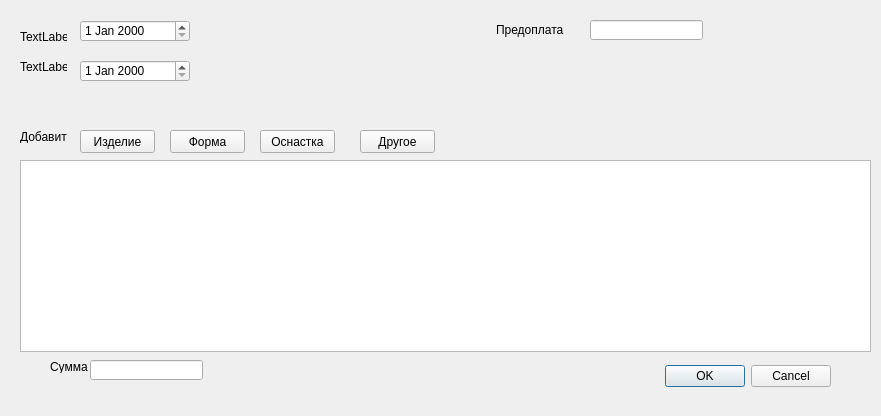
<?xml version="1.0" encoding="UTF-8"?>
<ui version="4.0">
 <class>Dialog</class>
 <widget class="QDialog" name="Dialog">
  <property name="geometry">
   <rect>
    <x>0</x>
    <y>0</y>
    <width>881</width>
    <height>416</height>
   </rect>
  </property>
  <property name="windowTitle">
   <string>Dialog</string>
  </property>
  <widget class="QDialogButtonBox" name="buttonBox">
   <property name="geometry">
    <rect>
     <x>490</x>
     <y>360</y>
     <width>341</width>
     <height>32</height>
    </rect>
   </property>
   <property name="orientation">
    <enum>Qt::Horizontal</enum>
   </property>
   <property name="standardButtons">
    <set>QDialogButtonBox::Cancel|QDialogButtonBox::Ok</set>
   </property>
  </widget>
  <widget class="QTableWidget" name="tableWidget">
   <property name="geometry">
    <rect>
     <x>20</x>
     <y>160</y>
     <width>851</width>
     <height>192</height>
    </rect>
   </property>
  </widget>
  <widget class="QDateEdit" name="dateEdit">
   <property name="geometry">
    <rect>
     <x>80</x>
     <y>20</y>
     <width>110</width>
     <height>22</height>
    </rect>
   </property>
  </widget>
  <widget class="QDateEdit" name="dateEdit_2">
   <property name="geometry">
    <rect>
     <x>80</x>
     <y>60</y>
     <width>110</width>
     <height>22</height>
    </rect>
   </property>
  </widget>
  <widget class="QLabel" name="label">
   <property name="geometry">
    <rect>
     <x>20</x>
     <y>30</y>
     <width>47</width>
     <height>13</height>
    </rect>
   </property>
   <property name="text">
    <string>TextLabel</string>
   </property>
  </widget>
  <widget class="QLabel" name="label_2">
   <property name="geometry">
    <rect>
     <x>20</x>
     <y>60</y>
     <width>47</width>
     <height>13</height>
    </rect>
   </property>
   <property name="text">
    <string>TextLabel</string>
   </property>
  </widget>
  <widget class="QLineEdit" name="lineEdit">
   <property name="geometry">
    <rect>
     <x>90</x>
     <y>360</y>
     <width>113</width>
     <height>20</height>
    </rect>
   </property>
  </widget>
  <widget class="QLabel" name="label_3">
   <property name="geometry">
    <rect>
     <x>50</x>
     <y>360</y>
     <width>47</width>
     <height>13</height>
    </rect>
   </property>
   <property name="text">
    <string>Сумма</string>
   </property>
  </widget>
  <widget class="QLabel" name="label_4">
   <property name="geometry">
    <rect>
     <x>20</x>
     <y>130</y>
     <width>47</width>
     <height>13</height>
    </rect>
   </property>
   <property name="text">
    <string>Добавить</string>
   </property>
  </widget>
  <widget class="QPushButton" name="pushButton">
   <property name="geometry">
    <rect>
     <x>80</x>
     <y>130</y>
     <width>75</width>
     <height>23</height>
    </rect>
   </property>
   <property name="text">
    <string>Изделие</string>
   </property>
  </widget>
  <widget class="QPushButton" name="pushButton_2">
   <property name="geometry">
    <rect>
     <x>170</x>
     <y>130</y>
     <width>75</width>
     <height>23</height>
    </rect>
   </property>
   <property name="text">
    <string>Форма</string>
   </property>
  </widget>
  <widget class="QPushButton" name="pushButton_3">
   <property name="geometry">
    <rect>
     <x>260</x>
     <y>130</y>
     <width>75</width>
     <height>23</height>
    </rect>
   </property>
   <property name="text">
    <string>Оснастка</string>
   </property>
  </widget>
  <widget class="QPushButton" name="pushButton_4">
   <property name="geometry">
    <rect>
     <x>360</x>
     <y>130</y>
     <width>75</width>
     <height>23</height>
    </rect>
   </property>
   <property name="text">
    <string>Другое</string>
   </property>
  </widget>
  <widget class="QLabel" name="label_5">
   <property name="geometry">
    <rect>
     <x>496</x>
     <y>20</y>
     <width>71</width>
     <height>20</height>
    </rect>
   </property>
   <property name="text">
    <string>Предоплата</string>
   </property>
  </widget>
  <widget class="QLineEdit" name="lineEdit_2">
   <property name="geometry">
    <rect>
     <x>590</x>
     <y>20</y>
     <width>113</width>
     <height>20</height>
    </rect>
   </property>
  </widget>
 </widget>
 <resources/>
 <connections>
  <connection>
   <sender>buttonBox</sender>
   <signal>accepted()</signal>
   <receiver>Dialog</receiver>
   <slot>accept()</slot>
   <hints>
    <hint type="sourcelabel">
     <x>248</x>
     <y>254</y>
    </hint>
    <hint type="destinationlabel">
     <x>157</x>
     <y>274</y>
    </hint>
   </hints>
  </connection>
  <connection>
   <sender>buttonBox</sender>
   <signal>rejected()</signal>
   <receiver>Dialog</receiver>
   <slot>reject()</slot>
   <hints>
    <hint type="sourcelabel">
     <x>316</x>
     <y>260</y>
    </hint>
    <hint type="destinationlabel">
     <x>286</x>
     <y>274</y>
    </hint>
   </hints>
  </connection>
 </connections>
</ui>
